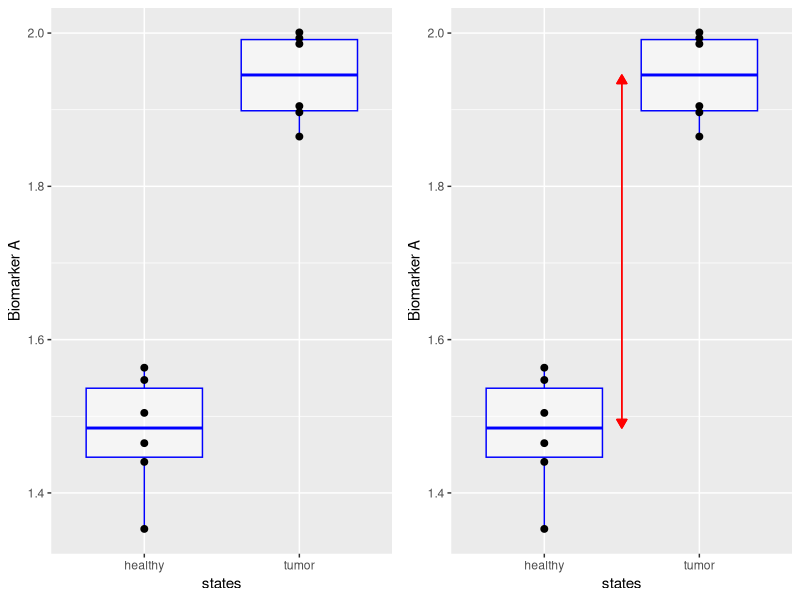
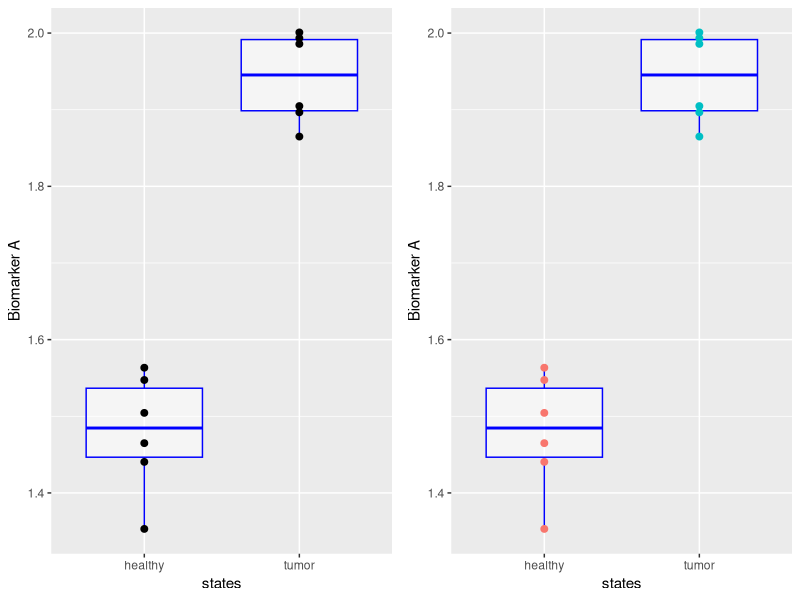
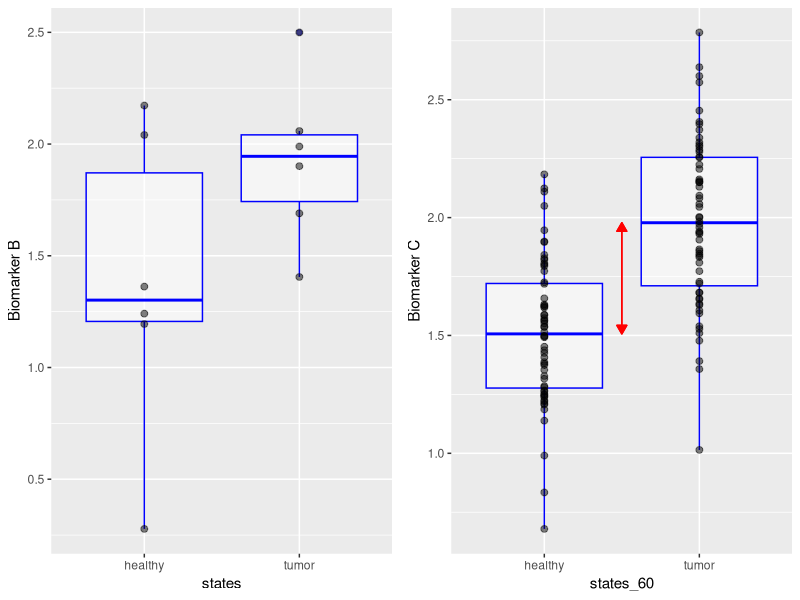
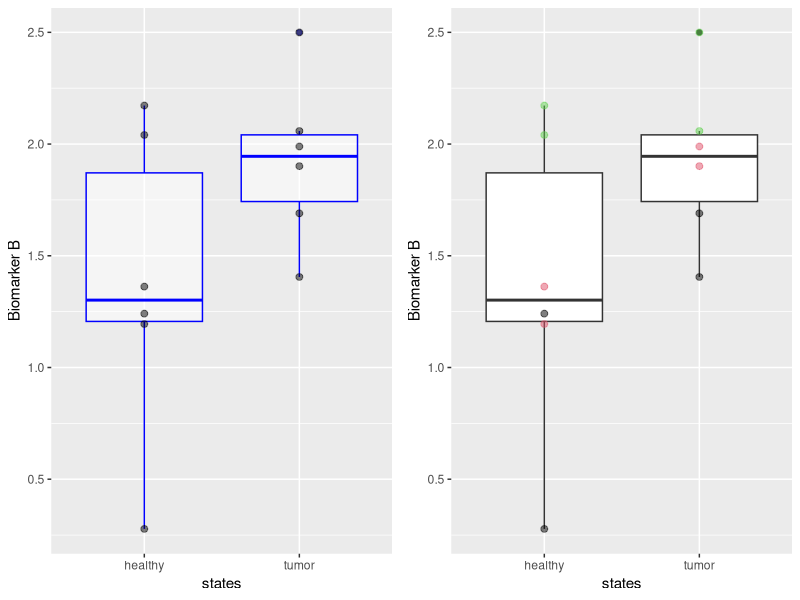
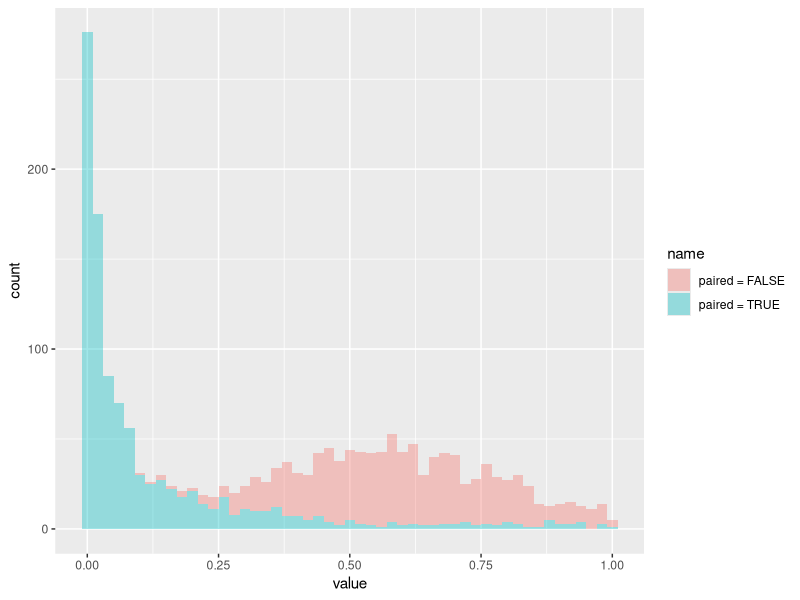
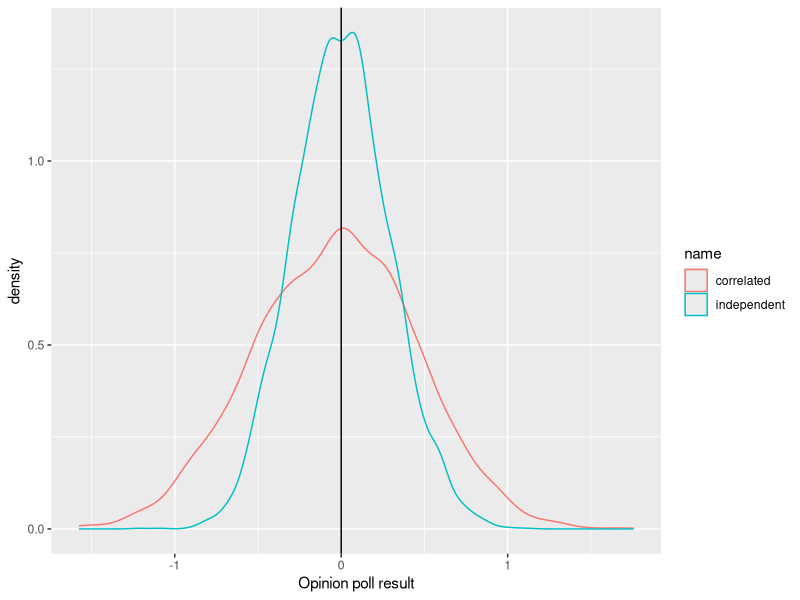

Here is the R script that generated these plots, in order: (Note: this script raises an error after producing the figures.)
## ---- chunk 1
## Set default options for code chunks
knitr::opts_chunk$set(cache = TRUE, autodep = TRUE)
set.seed(0xbedada)
## ---- chunk 2
#| label: illustrateboxplots
#| echo: false
require("gridExtra")
library("ggplot2")
library("ggbeeswarm")
library("dplyr")
states = factor(c("healthy", "tumor")[rep(c(1, 2), 6)])
times = c(1,1,1,1,2,2,2,2,3,3,3,3)
facte = 0.5 * times
`Biomarker A` = rep(c(1.5,2), 6) + rnorm(12,0,0.1)
`Biomarker B` = facte + rep(c(0.5,1), 6) + rnorm(12,0,0.3)
`Biomarker C` = rep(c(1.5,2),60) + rnorm(120,0,0.3)
batch = factor(c("Batch1", "Batch2")[rep(c(1,2),6)])
states_60 = factor(c("healthy","tumor")[rep(c(1,2),60)], levels=c("healthy","tumor"))
dfN = tibble(states_60,`Biomarker C`)
mN = summarise(group_by(dfN, states_60),med=median(`Biomarker C`))
pN = ggplot(dfN, aes(x=states_60, y=`Biomarker C`))

pN1= pN+geom_boxplot(alpha=0.5,col="blue") +
      geom_point(size=2,alpha=0.5) +
  geom_segment(data=mN,aes(y=med[1],yend=med[2]),x=1.5,xend=1.5, col="red",arrow = arrow(length = unit(0.25, "cm"), ends = "both", type = "closed"))
  
pNb=pN+geom_boxplot(alpha=0.5,col="blue")+
      geom_beeswarm(size=2,alpha=0.5)

batdef=tibble(states,`Biomarker B`,`Biomarker A`,times,batch)
ms0=summarize(group_by(batdef,states),y=median(`Biomarker A`))
p0= ggplot(batdef, aes(x=states, y=`Biomarker A`))
p0= p0+geom_boxplot(alpha=0.5,col="blue") +
  geom_point(size=2)
p0batch= ggplot(batdef, aes(x=states, y=`Biomarker A`,color=batch))
p0batch= p0batch+geom_boxplot(alpha=0.5,col="blue") +
  geom_point(size=2) + theme(legend.position = "none")
p0effect= p0 + geom_segment(
  data = ms0, aes(y = y[1], yend = y[2]),
  x = 1.5,  xend = 1.5, col="red",
  arrow = arrow(length = unit(0.25, "cm"), ends = "both", type = "closed"))

p = ggplot(batdef, aes(states, `Biomarker B`, times))
p2 = p + geom_boxplot() +  
  geom_point(color=times,size=2,alpha=0.5)
p1 = p + geom_boxplot(alpha=0.5,col="blue") +  
  geom_point(size=2,alpha=0.5)
## ---- chunk 3
grid.arrange(p0, p0effect, ncol = 2)
## ---- chunk 4
grid.arrange(p0, p0batch, ncol = 2)
## ---- chunk 5
grid.arrange(p1, pN1, ncol=2)
## ---- chunk 6
t.test(`Biomarker B` ~ states, data = batdef)
## ---- chunk 7
t.test(`Biomarker C`~ states_60, data = dfN)
## ---- chunk 8
#| echo: false
grid.arrange(p1,p2, ncol=2)
## ---- chunk 9
#| label: zeamays
n = 15
effect = 0.2
pots   = rnorm(15, 0, 1)
noiseh = rnorm(15, 0, 0.25)
noisea = rnorm(15, 0, 0.25)
autoz  = pots + noisea
hybrid = pots + effect + noiseh
## ---- chunk 10
t.test(hybrid, autoz, paired = FALSE)
t.test(hybrid, autoz, paired = TRUE)
## ---- chunk 11
#| label: bootstrapPower
pvals = replicate(1000, {
  pots   = rnorm(15,0,1)
  noiseh = rnorm(15,0,0.25)
  noisea = rnorm(15,0,0.25)
  autoz  = pots + noisea
  hybrid = pots + effect + noiseh
  sapply(c(FALSE, TRUE), function(prd) 
    setNames(t.test(hybrid, autoz, paired = prd)$p.value, paste(prd))
  )
}) 
rowMeans(pvals < 0.05)
## ---- chunk 12
#| output-location: fragment
library("tidyr")
pivot_longer(as_tibble(t(pvals)), cols = rownames(pvals)) %>%
  transform(name = paste("paired =", name)) %>%
  ggplot(aes(x = value, fill = name)) + 
    geom_histogram(binwidth = 0.02, alpha = exp(-1))
## ---- chunk 13
#| label: powerPairedUnpaired
powercomparison = function(potsd = 1, noisesd = 0.25, n = 15, effect = 0.2,
                           B = 1000, pthresh = 0.05) {
  pv = replicate(B, {
    pots   = rnorm(n, 0, potsd)
    noiseh = rnorm(n, 0, noisesd)
    noisea = rnorm(n, 0, noisesd)
    autoz  = pots + noisea
    hybrid = pots + effect + noiseh
    sapply(c(FALSE, TRUE), function(prd) 
      setNames(t.test(hybrid, autoz, paired = prd)$p.value, paste(prd))
    )
  })
  rowMeans(pv < pthresh)
}
## ---- chunk 14
powercomparison(potsd = 0.5,  noisesd = 0.25)
powercomparison(potsd = 0.25, noisesd = 0.5)
powercomparison(potsd = 0.25, noisesd = 0.1)
powercomparison(potsd = 0.1,  noisesd = 0.25)
## ---- chunk 15
powercomparison(potsd = 0.5, noisesd = 0.5, n = 100)
## ---- chunk 16
doPoll = function(n = 100, numPeoplePolled = 12) {
  opinion = sort(rnorm(n))
  i1 = sample(n, numPeoplePolled)
  i2 = sample(seq(3, n, by = 3), numPeoplePolled / 3)
  i2 = c(i2, i2 - 1, i2 - 2)
  c(independent = mean(opinion[i1]), correlated = mean(opinion[i2]))
}
responses = replicate(5000, doPoll())
ggplot(pivot_longer(as_tibble(t(responses)), cols = rownames(responses)), 
       aes(x = value, col = name)) + geom_density() +
  geom_vline(xintercept = 0) + xlab("Opinion poll result")
## ---- chunk 17
#| label: wide
data("x", package = "Hiiragi2013")
dfw = as.data.frame(exprs(x))
dfw[1:5, 1:5]
dim(dfw)
## ---- chunk 18
#| label: pivot_longer
dfw$probeid = rownames(dfw)
dfl = pivot_longer(dfw, 
            cols = colnames(x),
            names_to = "Embryonic Day") %T>% print
